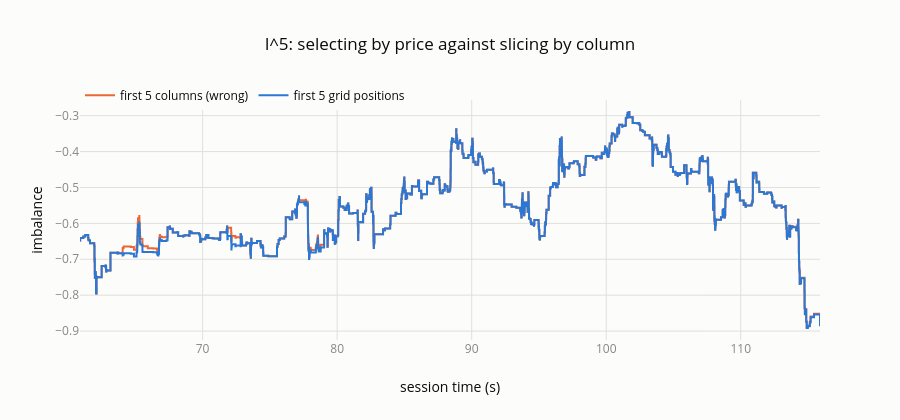

Notebook code for this chart:
### Markdown cell above
## 9. The imbalance, and its impostor

$I^n$ sums volume over the first $n$ positions **on the price grid**. The obvious way to
compute it from a file — sum the first $n$ size *columns* — is a different statistic, and
they diverge exactly when the book has holes inside the window.

Neither version errors. Both stay in $[-1,1]$ and move plausibly with the market.

### Code cell
def imbalance_by_column(session, n):
    book = session.lobster_book
    ask = sum(book[f"AskSize{k}"] for k in range(1, n + 1))
    bid = sum(book[f"BidSize{k}"] for k in range(1, n + 1))
    return (bid - ask) / (bid + ask)

N = GridDepth(5)
by_column = imbalance_by_column(session, N)
by_price = session.stats_from_frame()[f"QueueImbalance{N}"]

figure = go.Figure([
    steps(times, by_column.iloc[WINDOW], f"first {N} columns (wrong)", ASK),
    steps(times, by_price.iloc[WINDOW], f"first {N} grid positions", BID),
])
figure.update_layout(title=f"I^{N}: selecting by price against slicing by column",
                     height=420, xaxis_title="session time (s)", yaxis_title="imbalance",
                     legend=dict(orientation="h", y=1.08, x=0))
figure.show()

difference = (by_column - by_price).abs()
print(f"they differ on {(difference > 1e-9).mean():.1%} of rows; largest gap {difference.max():.3f}")

### Figure 1 — Plotly figure (JSON) as saved in the notebook; plotly's stock layout.template omitted (floating-point values rounded to 4 significant figures; data arrays with more than 128 entries replaced by an {"elided": "..."} marker saying what was removed)
{"data": [{"connectgaps": false, "line": {"color": "#eb6834", "shape": "hv", "width": 2}, "mode": "lines", "name": "first 5 columns (wrong)", "type": "scatter", "x": {"elided": "1500 float values"}, "y": {"elided": "1500 float values"}}, {"connectgaps": false, "line": {"color": "#2a78d6", "shape": "hv", "width": 2}, "mode": "lines", "name": "first 5 grid positions", "type": "scatter", "x": {"elided": "1500 float values"}, "y": {"elided": "1500 float values"}}], "layout": {"height": 420, "legend": {"orientation": "h", "x": 0, "y": 1.08}, "title": {"text": "I^5: selecting by price against slicing by column"}, "xaxis": {"title": {"text": "session time (s)"}}, "yaxis": {"title": {"text": "imbalance"}}}}
